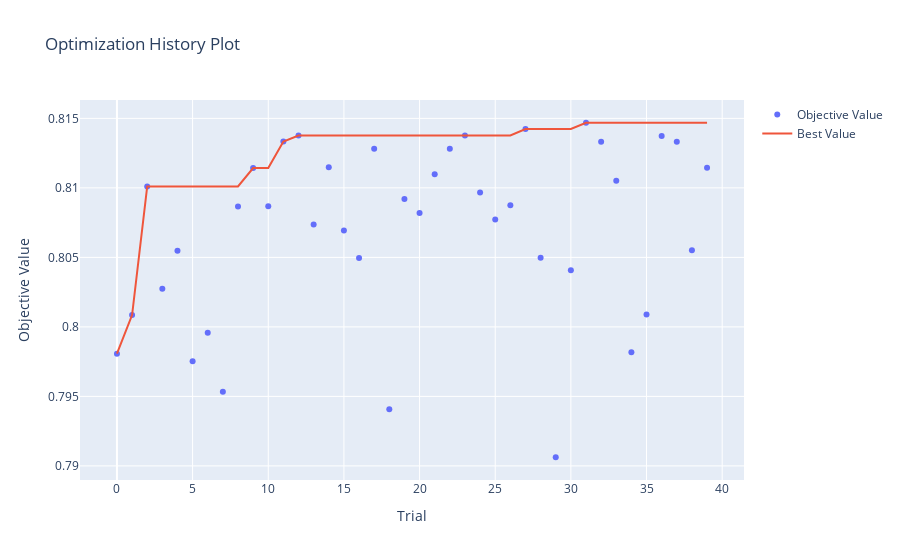

Notebook code cell kept with this figure:
### Markdown cell above
По прежнему наиболее важным гиперпараметром является глубина деревьев.

### Code cell
optuna.visualization.plot_optimization_history(study)
